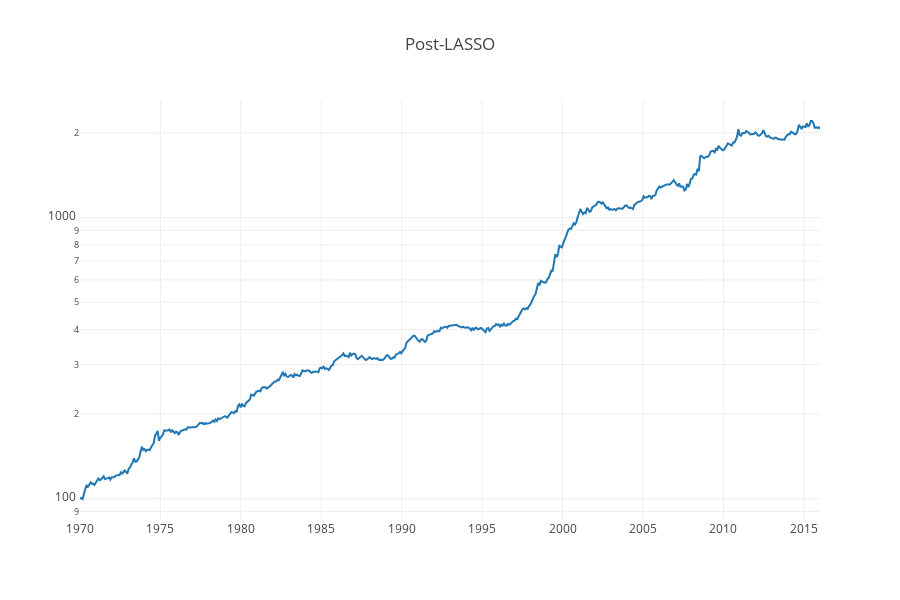

Notebook cell for this chart:
### Code cell
perf_post_LASSO = backtestmodel.cumulative_return
mychart([perf_post_LASSO],["Post-LASSO"], title="Post-LASSO")

# bad methodology, introduces snooping
# selects LASSO vars over whole timespan
# uses selected vars to do OLS backtest
# included as an example of what not to do

### Figure 1 — Plotly figure (JSON) as saved in the notebook; plotly's stock layout.template omitted (floating-point values rounded to 4 significant figures; data arrays with more than 128 entries replaced by an {"elided": "..."} marker saying what was removed)
{"data": [{"mode": "line", "name": "Post-LASSO", "type": "scatter", "x": {"elided": "563 float values"}, "y": {"elided": "563 float values"}}], "layout": {"autosize": false, "height": 600, "title": "Post-LASSO", "width": 900, "yaxis": {"autorange": true, "type": "log"}}}
